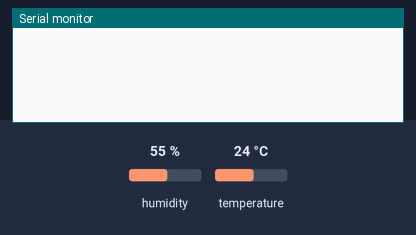
The sketch below on a simulated Arduino Uno, built with avr-gcc and run on an emulated ATmega328P. Parts: the last lines printed to the serial monitor. The test bench sets the inputs (shaded band); at power-on: humidity 55 %, temperature 24 °C.

Above: at 1.3 s.
1.4 s: humidity set to 22 %
At 2.8 s:
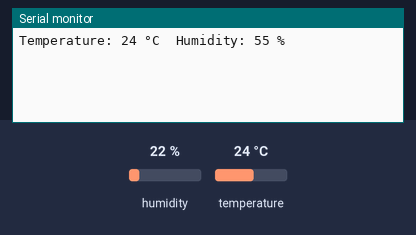
4.5 s: temperature set to 12 °C
At 5.4 s:
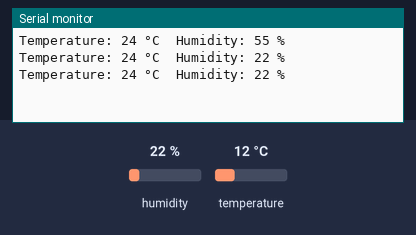
6.0 s: humidity set to 40 %
At 6.8 s:
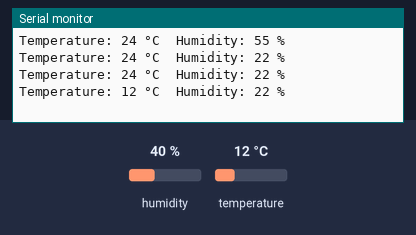
Timing chart, 0 to 9.0 s (numbered marks = the images above; inputs shaded):
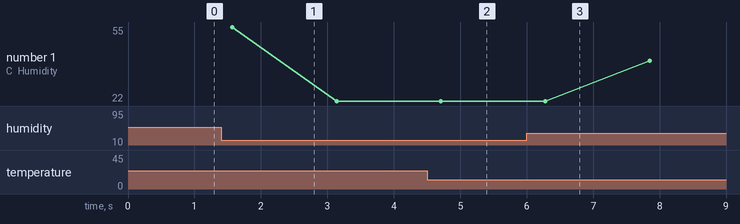

The sketch:

10dht.ino
```cpp
// Include the DHT11 library for interfacing with the sensor.
#include <DHT11.h>

// Create an instance of the DHT11 class.
// - For Arduino: Connect the sensor to Digital I/O Pin 2.
DHT11 dht11(A1);

void setup() {
    Serial.begin(9600);

}

void loop() {
    int temperature = 0;
    int humidity = 0;

    // Attempt to read the temperature and humidity values from the DHT11 sensor.
    int result = dht11.readTemperatureHumidity(temperature, humidity);

    int temp1 = dht11.readTemperature();
    int hum1 = dht11.readHumidity();

    if (result == 0) {
        Serial.print("Temperature: ");
        Serial.print(temperature);
        Serial.print(" °C\tHumidity: ");
        Serial.print(humidity);
        Serial.println(" %");
    }
}
```

Measured:
- plotted number 1: 22 → 40 after the input at 6.0 s
